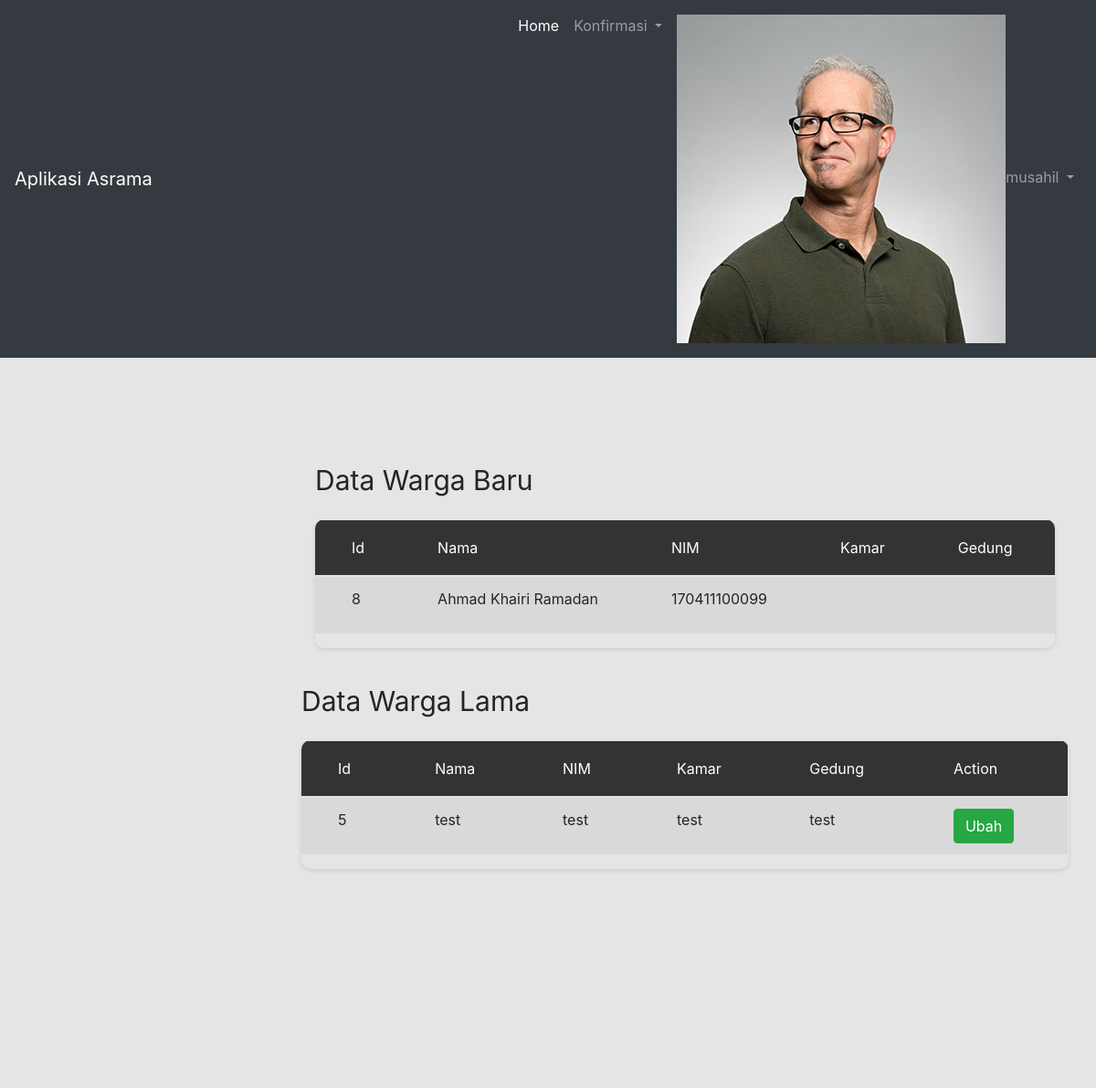
The page /index.php/musahil/kamar (signed in) on the database as committed earlier.
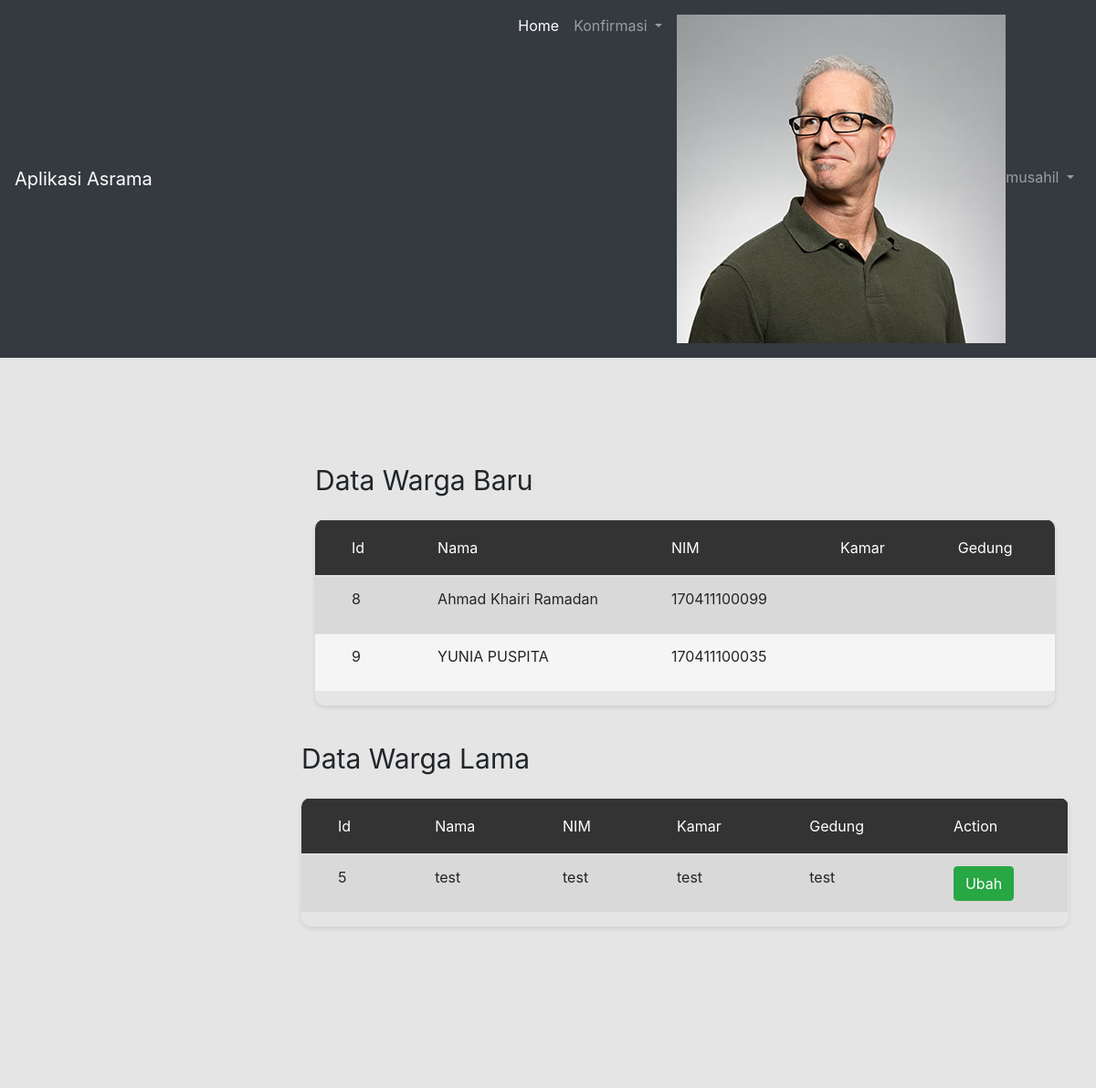
The same page on the database as committed later.
### tables this page shows
CREATE TABLE `wargaasrama` (
  `id_warga` int(11) NOT NULL,
  `id_musahil` int(20) DEFAULT NULL,
  `nama_warga` varchar(50) NOT NULL,
  `nim_warga` varchar(20) NOT NULL,
  `prodi_warga` varchar(50) NOT NULL,
  `id_jk` int(11) NOT NULL,
  `alamat` varchar(50) NOT NULL,
  `tgllahir` varchar(30) NOT NULL,
  `kamar` varchar(10) DEFAULT NULL,
  `gedung` varchar(10) DEFAULT NULL,
  `user_warga` varchar(30) NOT NULL,
  `nowa_warga` varchar(20) NOT NULL,
  `foto` varchar(30) NOT NULL
);

### application/controllers/musahil.php (called while the page is built, shortened)
<?php
class musahil extends CI_Controller {
	public function __construct(){
		$this->load->model("model_musahil");
	}
	public function kamar(){
		$this->load->view('user/musahil/kamar');
	}
}

### index.php (called while the page is built, shortened)
<?php
require_once BASEPATH.'core/CodeIgniter.php';

### application/views/user/musahil/kamar.php (the view, shortened to what the changed rows need)
<?php
    $warga=$this->db->get('wargaasrama')->result();
?>
<div class="page-container">
    <div class="main-content">
        <div class="section__content section__content--p30">
            <div class="container-fluid">
				<div class="row">
                    <div class="col-lg-12">
                        <h2 class="title-1 m-b-25">Data Warga Baru</h2>
                        <div class="table-responsive table--no-card m-b-40">
                            <?php
                            $row=0;
                            foreach ($warga as $key) {
                                if($key->kamar=="" || $key->gedung==""){
                                    $row+=1;
                                }
                            }
                            if ($row>0){ ?>
                            <table class="table table-borderless table-striped table-earning">
                                <thead>
                                    <?php
                                        echo "<tr>";
                                            echo "<th> Id </th>";
                                            echo "<th> Nama </th>";
                                            echo "<th> NIM </th>";
                                            echo "<th> Kamar </th>";
                                            echo "<th> Gedung </th>";
                                            echo "<th> Action </th>";
                                        echo "</tr>";
                                    ?>
                                </thead>
                                <tbody>
                                    <?php
                                    foreach ($warga as $row) {
                                        if($row->kamar=="" && $row->gedung==""){
                                            echo "<tr>";
                                                echo "<td> $row->id_warga</td>";
                                                echo "<td> $row->nama_warga</td>";
                                                echo "<td> $row->nim_warga</td>";
                                                echo "<td> $row->kamar</td>";
                                                echo "<td> $row->gedung</td>";?>
                                                <td>
                                                </td>
                                            <?php
                                            echo "</tr>";
                                        }
                                    }
                                    ?>
                                </tbody>
                            </table>
                            <?php }else{
                            echo "<h4>tidak ada data</h4>";
                            }
                            ?>
                            </div>
                        </div>
                    </div>
                </div>
                <div class="row">
                    <div class="col-lg-12">
                        <h2 class="title-1 m-b-25">Data Warga Lama</h2>
                        <div class="table-responsive table--no-card m-b-40">
                            <?php
                            $row=0;
                            foreach ($warga as $key) {
                                if($key->kamar!="" || $key->gedung!=""){
                                    $row+=1;
                                }
                            }
                            if ($row>0){ ?>
                            <table class="table table-borderless table-striped table-earning">
                                <thead>
                                    <?php
                                        echo "<tr>";
                                            echo "<th> id </th>";
                                            echo "<th> Nama </th>";
                                            echo "<th> NIM </th>";
                                            echo "<th> Kamar </th>";
                                            echo "<th> Gedung </th>";
                                            echo "<th> Action </th>";
                                        echo "</tr>";
                                    ?>
                                </thead>
                                <tbody>
                                    <?php
                                    foreach ($warga as $row) {
                                        if($row->kamar!="" || $row->gedung!=""){
                                            echo "<tr>";
                                                echo "<td> $row->id_warga</td>";
                                                echo "<td> $row->nama_warga</td>";
                                                echo "<td> $row->nim_warga</td>";
                                                echo "<td> $row->kamar</td>";
                                                echo "<td> $row->gedung</td>";?>
                                                <td>
                                                    <button type="button" class="btn btn-success ukbtn" onclick>Ubah</button>
                                                </td>
                                            <?php
                                            echo "</tr>";
                                        }
                                    }
                                    ?>
                                </tbody>
                            </table>
                        <?php }else{
                            echo "<h4>tidak ada data</h4>";
                        }
                        ?>
                            </div>
                        </div>
                    </div>
                </div>
            </div>
        </div>
</body>
</html>

Rows that differ between the two databases and show on the page:
added wargaasrama: id_warga "9", nama_warga "YUNIA PUSPITA", nim_warga "170411100035", shown under "Data Warga Baru"
